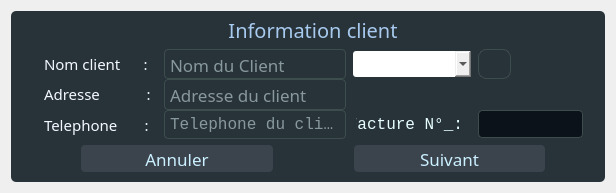
         <widget class="QWidget" name="infoClient">
          <property name="styleSheet">
           <string notr="true">background-image: url(:/img/icon/img03.png);</string>
          </property>
          <layout class="QGridLayout" name="gridLayout">
           <item row="0" column="0">
            <widget class="QGroupBox" name="groupBox_18">
             <property name="sizePolicy">
              <sizepolicy hsizetype="Preferred" vsizetype="Fixed">
               <horstretch>0</horstretch>
               <verstretch>0</verstretch>
              </sizepolicy>
             </property>
             <property name="maximumSize">
              <size>
               <width>720</width>
               <height>280</height>
              </size>
             </property>
             <property name="styleSheet">
              <string notr="true">background-color: rgb(40, 50, 57);
border-radius :5px;</string>
             </property>
             <property name="title">
              <string/>
             </property>
             <layout class="QVBoxLayout" name="verticalLayout_11">
              <property name="spacing">
               <number>6</number>
              </property>
              <property name="leftMargin">
               <number>10</number>
              </property>
              <property name="topMargin">
               <number>9</number>
              </property>
              <property name="rightMargin">
               <number>0</number>
              </property>
              <property name="bottomMargin">
               <number>10</number>
              </property>
              <item>
               <widget class="QLabel" name="label_38">
                <property name="sizePolicy">
                 <sizepolicy hsizetype="Preferred" vsizetype="Preferred">
                  <horstretch>0</horstretch>
                  <verstretch>0</verstretch>
                 </sizepolicy>
                </property>
                <property name="maximumSize">
                 <size>
                  <width>16777215</width>
                  <height>20</height>
                 </size>
                </property>
                <property name="font">
                 <font>
                  <family>Microsoft Tai Le</family>
                  <pointsize>15</pointsize>
                  <underline>true</underline>
                 </font>
                </property>
                <property name="styleSheet">
                 <string notr="true">color: rgb(167, 202, 238);</string>
                </property>
                <property name="text">
                 <string>Information client</string>
                </property>
                <property name="alignment">
                 <set>Qt::AlignCenter</set>
                </property>
               </widget>
              </item>
              <item>
               <widget class="QGroupBox" name="groupBox_19">
                <property name="sizePolicy">
                 <sizepolicy hsizetype="Expanding" vsizetype="Expanding">
                  <horstretch>0</horstretch>
                  <verstretch>0</verstretch>
                 </sizepolicy>
                </property>
                <property name="maximumSize">
                 <size>
                  <width>16777215</width>
                  <height>217</height>
                 </size>
                </property>
                <property name="styleSheet">
                 <string notr="true">background-color: none;
border-radius :3px;</string>
                </property>
                <property name="title">
                 <string/>
                </property>
                <layout class="QGridLayout" name="gridLayout_10">
                 <property name="leftMargin">
                  <number>17</number>
                 </property>
                 <property name="topMargin">
                  <number>3</number>
                 </property>
                 <property name="rightMargin">
                  <number>22</number>
                 </property>
                 <property name="bottomMargin">
                  <number>0</number>
                 </property>
                 <property name="horizontalSpacing">
                  <number>7</number>
                 </property>
                 <property name="verticalSpacing">
                  <number>0</number>
                 </property>
                 <item row="1" column="0">
                  <widget class="QLabel" name="label_40">
                   <property name="maximumSize">
                    <size>
                     <width>16777215</width>
                     <height>30</height>
                    </size>
                   </property>
                   <property name="font">
                    <font>
                     <family>Corbel</family>
                     <pointsize>11</pointsize>
                     <weight>50</weight>
                     <italic>false</italic>
                     <bold>false</bold>
                    </font>
                   </property>
                   <property name="styleSheet">
                    <string notr="true">color: rgb(243, 249, 255);
font: 11pt &quot;Corbel&quot;;
border-radius :3px;
padding : 2px;</string>
                   </property>
                   <property name="text">
                    <string>Adresse            :</string>
                   </property>
                  </widget>
                 </item>
                 <item row="2" column="2">
                  <widget class="QLineEdit" name="telClient">
                   <property name="maximumSize">
                    <size>
                     <width>16777215</width>
                     <height>30</height>
                    </size>
                   </property>
                   <property name="font">
                    <font>
                     <family>Consolas</family>
                     <pointsize>12</pointsize>
                     <weight>50</weight>
                     <italic>false</italic>
                     <bold>false</bold>
                    </font>
                   </property>
                   <property name="styleSheet">
                    <string notr="true">#telClient{
color: rgb(231, 255, 254);
border-radius : 4px;
padding :3px;
background-color: rgb(40, 50, 57);
border : 1px solid rgb(61, 77, 77);
	font: 12pt &quot;Consolas&quot;;
}
#telClient:hover{
border : 1px solid rgb(108, 135, 133);
}</string>
                   </property>
                   <property name="placeholderText">
                    <string>Telephone du client</string>
                   </property>
                  </widget>
                 </item>
                 <item row="2" column="0">
                  <widget class="QLabel" name="label_41">
                   <property name="sizePolicy">
                    <sizepolicy hsizetype="Preferred" vsizetype="Expanding">
                     <horstretch>0</horstretch>
                     <verstretch>0</verstretch>
                    </sizepolicy>
                   </property>
                   <property name="maximumSize">
                    <size>
                     <width>16777215</width>
                     <height>30</height>
                    </size>
                   </property>
                   <property name="font">
                    <font>
                     <family>Corbel</family>
                     <pointsize>11</pointsize>
                     <weight>50</weight>
                     <italic>false</italic>
                     <bold>false</bold>
                    </font>
                   </property>
                   <property name="styleSheet">
                    <string notr="true">color: rgb(243, 249, 255);
font: 11pt &quot;Corbel&quot;;
border-radius :3px;
padding : 2px;</string>
                   </property>
                   <property name="text">
                    <string>Telephone       :</string>
                   </property>
                  </widget>
                 </item>
                 <item row="0" column="0">
                  <widget class="QLabel" name="label_39">
                   <property name="sizePolicy">
                    <sizepolicy hsizetype="Preferred" vsizetype="Expanding">
                     <horstretch>0</horstretch>
                     <verstretch>0</verstretch>
                    </sizepolicy>
                   </property>
                   <property name="maximumSize">
                    <size>
                     <width>16777215</width>
                     <height>30</height>
                    </size>
                   </property>
                   <property name="font">
                    <font>
                     <family>Corbel</family>
                     <pointsize>11</pointsize>
                     <weight>50</weight>
                     <italic>false</italic>
                     <bold>false</bold>
                    </font>
                   </property>
                   <property name="styleSheet">
                    <string notr="true">color: rgb(243, 249, 255);
font: 11pt &quot;Corbel&quot;;
border-radius :3px;
padding : 2px;</string>
                   </property>
                   <property name="text">
                    <string>Nom client      :</string>
                   </property>
                  </widget>
                 </item>
                 <item row="0" column="2">
                  <widget class="QLineEdit" name="nomClient">
                   <property name="sizePolicy">
                    <sizepolicy hsizetype="Expanding" vsizetype="Preferred">
                     <horstretch>0</horstretch>
                     <verstretch>0</verstretch>
                    </sizepolicy>
                   </property>
                   <property name="maximumSize">
                    <size>
                     <width>16777215</width>
                     <height>30</height>
                    </size>
                   </property>
                   <property name="font">
                    <font>
                     <family>Corbel</family>
                     <pointsize>13</pointsize>
                    </font>
                   </property>
                   <property name="styleSheet">
                    <string notr="true">#nomClient{
color: rgb(231, 255, 254);
border-radius : 4px;
padding :3px;
background-color: rgb(40, 50, 57);
border : 1px solid rgb(61, 77, 77);
}
#nomClient:hover{
	color: rgb(5, 255, 247);
border : 1px solid rgb(108, 135, 133);
}</string>
                   </property>
                   <property name="placeholderText">
                    <string>Nom du Client</string>
                   </property>
                  </widget>
                 </item>
                 <item row="1" column="2">
                  <widget class="QLineEdit" name="adresseClient">
                   <property name="sizePolicy">
                    <sizepolicy hsizetype="Expanding" vsizetype="Preferred">
                     <horstretch>0</horstretch>
                     <verstretch>0</verstretch>
                    </sizepolicy>
                   </property>
                   <property name="maximumSize">
                    <size>
                     <width>16777215</width>
                     <height>31</height>
                    </size>
                   </property>
                   <property name="font">
                    <font>
                     <family>Corbel</family>
                     <pointsize>13</pointsize>
                    </font>
                   </property>
                   <property name="styleSheet">
                    <string notr="true">#adresseClient{
color: rgb(231, 255, 254);
border-radius : 4px;
padding :3px;
background-color: rgb(40, 50, 57);
border : 1px solid rgb(61, 77, 77);
}
#adresseClient:hover{
border : 1px solid rgb(108, 135, 133);
}</string>
                   </property>
                   <property name="placeholderText">
                    <string>Adresse du client</string>
                   </property>
                  </widget>
                 </item>
                 <item row="0" column="5">
                  <widget class="QComboBox" name="clientList">
                   <property name="sizePolicy">
                    <sizepolicy hsizetype="MinimumExpanding" vsizetype="Expanding">
                     <horstretch>0</horstretch>
                     <verstretch>0</verstretch>
                    </sizepolicy>
                   </property>
                   <property name="maximumSize">
                    <size>
                     <width>124</width>
                     <height>26</height>
                    </size>
                   </property>
                   <property name="font">
                    <font>
                     <family>Corbel</family>
                     <pointsize>14</pointsize>
                    </font>
                   </property>
                   <property name="styleSheet">
                    <string notr="true">#clientList{
	color: rgb(130, 164, 189);
border-radius : 4px;
	background-color: rgb(11, 18, 25);
padding :3px;
border : 1px solid rgb(61, 77, 77);
}
#clientList:hover{
border : 1px solid rgb(108, 135, 133);
}</string>
                   </property>
                   <property name="editable">
                    <bool>true</bool>
                   </property>
                   <property name="currentText">
                    <string/>
                   </property>
                   <property name="maxVisibleItems">
                    <number>100000</number>
                   </property>
                  </widget>
                 </item>
                 <item row="0" column="6">
                  <widget class="QLabel" name="actualiserCl">
                   <property name="sizePolicy">
                    <sizepolicy hsizetype="MinimumExpanding" vsizetype="Preferred">
                     <horstretch>0</horstretch>
                     <verstretch>0</verstretch>
                    </sizepolicy>
                   </property>
                   <property name="maximumSize">
                    <size>
                     <width>33</width>
                     <height>16777215</height>
                    </size>
                   </property>
                   <property name="font">
                    <font>
                     <family>Corbel</family>
                     <pointsize>11</pointsize>
                    </font>
                   </property>
                   <property name="styleSheet">
                    <string notr="true">
#actualiserCl{
	color: rgb(130, 164, 189);
border-radius :8px;
padding :3px;
image: url(:/img/icon/actualiser.png);
border : 1px solid rgb(61, 77, 77);
}
#actualiserCl:hover{
border : 1px solid rgb(108, 135, 133);
}</string>
                   </property>
                   <property name="text">
                    <string/>
                   </property>
                   <property name="alignment">
                    <set>Qt::AlignLeading|Qt::AlignLeft|Qt::AlignVCenter</set>
                   </property>
                  </widget>
                 </item>
                 <item row="2" column="5">
                  <widget class="QLabel" name="label_16">
                   <property name="sizePolicy">
                    <sizepolicy hsizetype="Expanding" vsizetype="Expanding">
                     <horstretch>0</horstretch>
                     <verstretch>0</verstretch>
                    </sizepolicy>
                   </property>
                   <property name="maximumSize">
                    <size>
                     <width>118</width>
                     <height>31</height>
                    </size>
                   </property>
                   <property name="font">
                    <font>
                     <family>Consolas</family>
                     <pointsize>12</pointsize>
                     <weight>50</weight>
                     <italic>false</italic>
                     <bold>false</bold>
                     <underline>false</underline>
                    </font>
                   </property>
                   <property name="styleSheet">
                    <string notr="true">
color: rgb(231, 255, 254);
border-radius : 4px;
padding :3px;
background-color: none;
	font: 12pt &quot;Consolas&quot;;
</string>
                   </property>
                   <property name="text">
                    <string>Facture N°_:</string>
                   </property>
                   <property name="alignment">
                    <set>Qt::AlignRight|Qt::AlignTrailing|Qt::AlignVCenter</set>
                   </property>
                  </widget>
                 </item>
                 <item row="2" column="6">
                  <widget class="QLineEdit" name="facture">
                   <property name="maximumSize">
                    <size>
                     <width>105</width>
                     <height>28</height>
                    </size>
                   </property>
                   <property name="font">
                    <font>
                     <pointsize>14</pointsize>
                    </font>
                   </property>
                   <property name="styleSheet">
                    <string notr="true">#facture{
color: rgb(231, 255, 254);
border-radius : 4px;
padding :3px;
background-color: rgb(11, 18, 25);
border : 1px solid rgb(61, 77, 77);
}
#facture:hover{
	color: rgb(5, 255, 247);
border : 1px solid rgb(108, 135, 133);
}</string>
                   </property>
                   <property name="readOnly">
                    <bool>true</bool>
                   </property>
                  </widget>
                 </item>
                </layout>
               </widget>
              </item>
              <item>
               <widget class="QGroupBox" name="groupBox_20">
                <property name="sizePolicy">
                 <sizepolicy hsizetype="Preferred" vsizetype="Preferred">
                  <horstretch>0</horstretch>
                  <verstretch>0</verstretch>
                 </sizepolicy>
                </property>
                <property name="maximumSize">
                 <size>
                  <width>16777215</width>
                  <height>50</height>
                 </size>
                </property>
                <property name="styleSheet">
                 <string notr="true">border-radius : pxpx;</string>
                </property>
                <property name="title">
                 <string/>
                </property>
                <layout class="QHBoxLayout" name="horizontalLayout_12">
                 <property name="spacing">
                  <number>81</number>
                 </property>
                 <property name="leftMargin">
                  <number>60</number>
                 </property>
                 <property name="topMargin">
                  <number>0</number>
                 </property>
                 <property name="rightMargin">
                  <number>60</number>
                 </property>
                 <property name="bottomMargin">
                  <number>0</number>
                 </property>
                 <item>
                  <widget class="QToolButton" name="cancel_Client">
                   <property name="sizePolicy">
                    <sizepolicy hsizetype="MinimumExpanding" vsizetype="Expanding">
                     <horstretch>0</horstretch>
                     <verstretch>0</verstretch>
                    </sizepolicy>
                   </property>
                   <property name="maximumSize">
                    <size>
                     <width>16777215</width>
                     <height>28</height>
                    </size>
                   </property>
                   <property name="font">
                    <font>
                     <family>Corbel</family>
                     <pointsize>13</pointsize>
                    </font>
                   </property>
                   <property name="styleSheet">
                    <string notr="true">
#cancel_Client:hover{
	font: 12pt &quot;Corbel&quot;;
border-radius :4px;
	
	background-color: qlineargradient(spread:pad, x1:0.0301508, y1:0.5, x2:0.944, y2:0.55, stop:0.0753769 rgba(6, 82, 96, 52), stop:0.784689 rgba(4, 111, 119, 57));
	color: rgb(27, 253, 238);
}
#cancel_Client{
	color: rgb(203, 240, 255);
border-radius :4px;
background-color: rgb(59, 68, 77);
}</string>
                   </property>
                   <property name="text">
                    <string>Annuler</string>
                   </property>
                  </widget>
                 </item>
                 <item>
                  <widget class="QToolButton" name="suivant">
                   <property name="sizePolicy">
                    <sizepolicy hsizetype="MinimumExpanding" vsizetype="Expanding">
                     <horstretch>0</horstretch>
                     <verstretch>0</verstretch>
                    </sizepolicy>
                   </property>
                   <property name="maximumSize">
                    <size>
                     <width>16777215</width>
                     <height>28</height>
                    </size>
                   </property>
                   <property name="font">
                    <font>
                     <family>Corbel</family>
                     <pointsize>13</pointsize>
                    </font>
                   </property>
                   <property name="styleSheet">
                    <string notr="true">
#suivant:hover{
	font: 12pt &quot;Corbel&quot;;
border-radius :4px;
	
	background-color: qlineargradient(spread:pad, x1:0.0301508, y1:0.5, x2:0.944, y2:0.55, stop:0.0753769 rgba(6, 82, 96, 52), stop:0.784689 rgba(4, 111, 119, 57));
	color: rgb(27, 253, 238);
}
#suivant{
	color: rgb(203, 240, 255);
border-radius :4px;
background-color: rgb(59, 68, 77);
}</string>
                   </property>
                   <property name="text">
                    <string>Suivant</string>
                   </property>
                  </widget>
                 </item>
                </layout>
               </widget>
              </item>
             </layout>
            </widget>
           </item>
          </layout>
         </widget>
